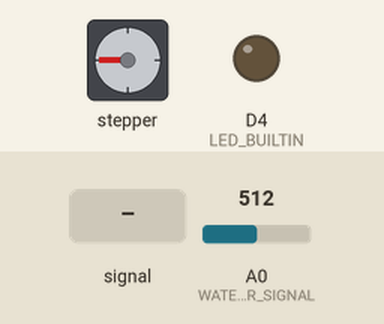
This sketch was run on a simulated ESP8266 (NodeMCU). On the bench: stepper motor, output pins drawn as LEDs (lit = HIGH, except the on-board LED, lit = LOW). Dashed ring = blinking. The test bench sets the inputs (shaded band); at power-on: A0 (WATER_SENSOR_SIGNAL) = 512. WiFi joins after 1.5 s; servers stay silent unless stated; stepper angles assume 2048 steps per turn; what the sketch prints to the serial monitor is not drawn.

Above: at 3.2 s.
3.3 s: A0 (WATER_SENSOR_SIGNAL) fed a 200 Hz sine of ±460 counts around its level
At 5.6 s:
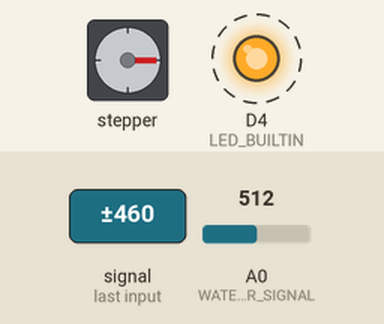
At 6.04 s:
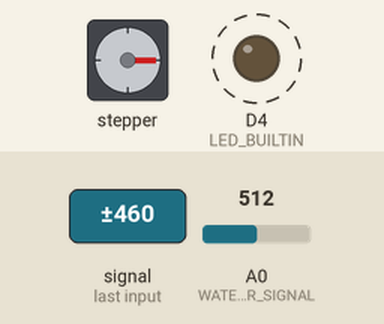
6.3 s: A0 (WATER_SENSOR_SIGNAL) set to 716
9.3 s: A0 (WATER_SENSOR_SIGNAL) set to 214
12.3 s: A0 (WATER_SENSOR_SIGNAL) set to 184
At 13.2 s:
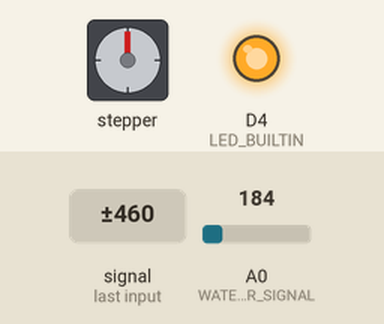
15.3 s: A0 (WATER_SENSOR_SIGNAL) fed a 200 Hz sine of ±81 counts around its level
At 17.3 s:
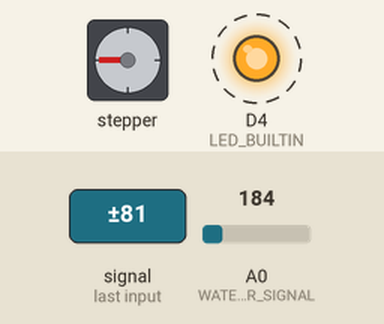
18.3 s: A0 (WATER_SENSOR_SIGNAL) set to 122
Timing chart, 0 to 22.3 s (numbered marks = the images above; inputs shaded):
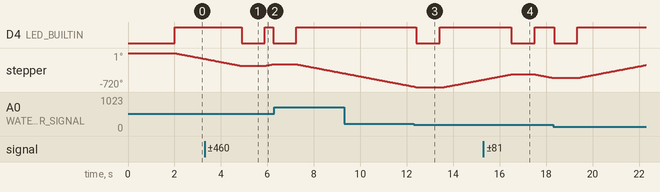

Measured:
- the behaviour switches between 201 and 200 on A0 (WATER_SENSOR_SIGNAL) (found by bisection; images 2 and 3)
- after the input at 3.3 s, D4 (LED_BUILTIN): HIGH → LOW after 1.6 s, → HIGH 1.0 s later, → LOW 0.36 s later
- after the input at 12.3 s, D4 (LED_BUILTIN): HIGH → LOW after 0.12 s, → HIGH 1.0 s later
- after the input at 15.3 s, D4 (LED_BUILTIN): HIGH → LOW after 1.2 s, → HIGH 1.0 s later

The sketch:

varal.ino
```cpp
/* C++ code
* Varal Inteligente - Estacio do Recife- A.D.S.
* Students: Guilherme Felix, Fernando Henrique, Maria Luiza Andrade
* Author: Guilherme Felix da Silva
* Contact: guilhermefelix.ofwork@gmail.com
*/

//LIBRARIES
#include <ESP8266WiFi.h>   // if not
#include <PubSubClient.h> //library PubSubClient by Nick O'Leary
#include <Stepper.h>
extern "C"{
  #include "user_interface.h"
}

//GATES
#define e1 D0
#define e2 D1
#define e3 D2
#define e4 D3
#define WATER_SENSOR_SIGNAL A0
#define ROOF_SENSOR_OPEN D8
#define ROOF_SENSOR_CLOSE D7

// WiFi CONFIG
//credentials
#define WIFI_SSID ""
#define WIFI_PASSWORD ""
#define API_KEY ""
#define SERVER "api.thingspeak.com"

os_timer_t mTimer;
bool _timeout = false;

WiFiClient client;

int VALUE_WATER_SENSOR = 0;
const int OFF_WATER_SENSOR = 200;

//STEPPER MOTOR VARIABLES
const int STEPS_PER_SPIN = 64; //see how many steps your motor needs to complete one rotation and change if necessary
const int ROTATION_SPEED=500; //change if necessary. Higher values may not work very well. check your engine before changing
const int CYCLES = 1285;

//STEPPER MOTOR CONFIG
Stepper mp(STEPS_PER_SPIN, e1,e3,e2,e4);

void setup(){
  pinMode(WATER_SENSOR_SIGNAL, INPUT);
  pinMode(LED_BUILTIN, OUTPUT);
  Serial.begin(9600);

  mp.setSpeed(ROTATION_SPEED);

  initWiFi();
  usrInit();
  // PINS TO STOP ROOF
  // pinMode(ROOF_SENSOR_OPEN, INPUT);
  // pinMode(ROOF_SENSOR_CLOSE, INPUT);
}

void loop(){
  VALUE_WATER_SENSOR = analogRead(WATER_SENSOR_SIGNAL);
  digitalWrite(LED_BUILTIN, HIGH);
  if(VALUE_WATER_SENSOR <= OFF_WATER_SENSOR){
    Serial.println("IF");
    sendMessage(1);
  	motorToOpen();
  } else if (VALUE_WATER_SENSOR > OFF_WATER_SENSOR){
    Serial.println("ELSE");
    sendMessage(0);
    motorToClose();
  }
  digitalWrite(LED_BUILTIN, LOW);
  delay(1000);
  yield();
}

void motorToOpen(){
  for(int i = 0; i<CYCLES;i++){
    int value = analogRead(WATER_SENSOR_SIGNAL);
    if(value > OFF_WATER_SENSOR){
      Serial.println(":::ENTREI NO IF TO OPEN");
      break;
    }
    mp.step(STEPS_PER_SPIN);
    yield();
  }
}

void motorToClose(){
  for(int i = 0; i<CYCLES;i++){
    int value = analogRead(WATER_SENSOR_SIGNAL);
    if (value <= OFF_WATER_SENSOR){
      Serial.println("___ENTREI NO IF TO CLOSE");
      break;
    }
    mp.step(-STEPS_PER_SPIN);
    yield();
  }
}

// bool verifyRoofOpenLimit(){
//   int valueSensor = digitalRead(ROOF_SENSOR_OPEN);
//   return valueSensor > 0;
// }

// bool verifyRoofCloseLimit(){
//   int valueSensor = digitalRead(ROOF_SENSOR_CLOSE);
//   return valueSensor > 0;
// }

void sendMessage(int value){
  if (_timeout){
    if (client.connect(SERVER,80)) { //Starts a TCP client to send data
      String postStr = API_KEY;
             postStr +="&field1=";
             postStr += String(value);
      client.print("POST /update HTTP/1.1\n");
      client.print("Host: api.thingspeak.com\n");
      client.print("Connection: close\n");
      client.print("X-THINGSPEAKAPIKEY: "+(String)API_KEY+"\n");
      client.print("Content-Type: application/x-www-form-urlencoded\n");
      client.print("Content-Length: ");
      client.print(postStr.length());
      client.print("\n\n");
      client.print(postStr);
    }
    client.stop();
    _timeout = false;
  }
}

// WiFi METHODS
void tCallback(void *tCall){
    _timeout = true;
}

void usrInit(void) {
    os_timer_setfn(&mTimer, tCallback, NULL); //Indicates the subroutine to the timer.
    os_timer_arm(&mTimer, 10000, true); //Indicates to the Timer the time in ms and whether it will be repeated or just once (loop = true)
}

void initWiFi() {
  Serial.println("entrei");
  WiFi.begin(WIFI_SSID, WIFI_PASSWORD);
  Serial.print("Connecting to WiFi ..");
  while (WiFi.status() != WL_CONNECTED) {
    Serial.print('.');
    delay(1000);
  }
  Serial.println(WiFi.localIP());
}
```
